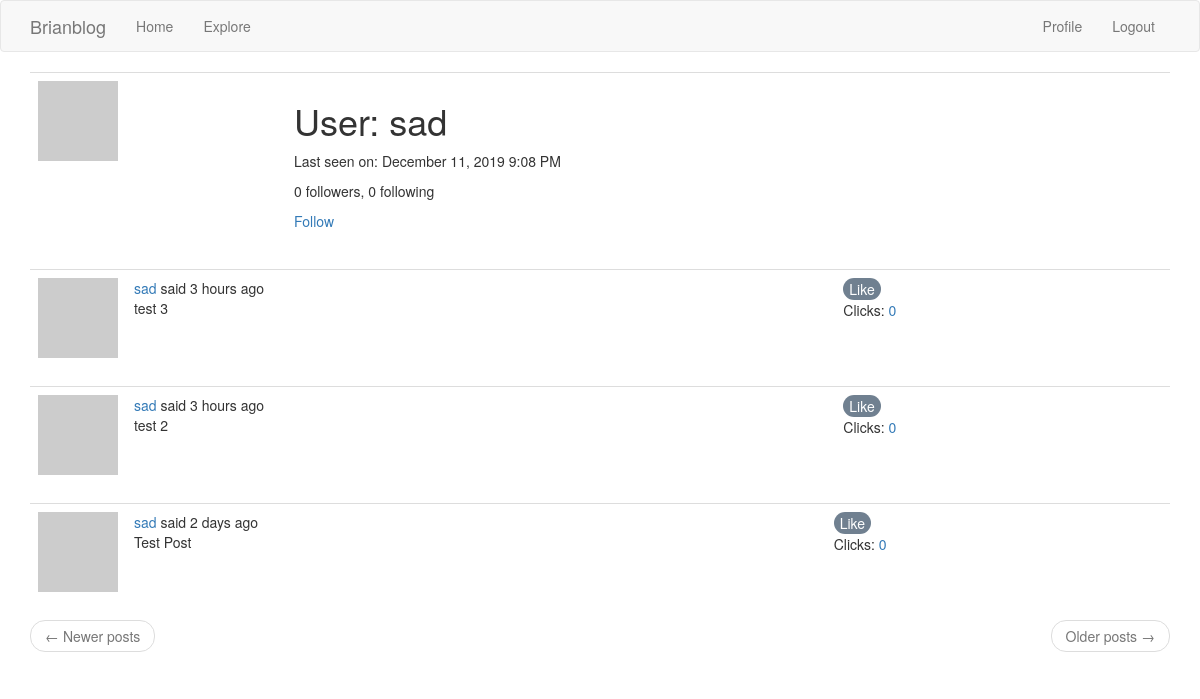
The page /user/sad (signed in) on the database its author committed.
### app/models.py (models this page shows, shortened)
class User(UserMixin, db.Model):
    id = db.Column(db.Integer, primary_key=True)
    username = db.Column(db.String(64), index=True, unique=True)
    email = db.Column(db.String(120), index=True, unique=True)
    password_hash = db.Column(db.String(128))
    posts = db.relationship('Post', backref='author', lazy='dynamic')
    about_me = db.Column(db.String(140))
    last_seen = db.Column(db.DateTime, default=datetime.utcnow)
    followed = db.relationship(
        'User', secondary=followers,
        primaryjoin=(followers.c.follower_id == id),
        secondaryjoin=(followers.c.followed_id == id),
        backref=db.backref('followers', lazy='dynamic'), lazy='dynamic')
    def avatar(self, size):
        digest = md5(self.email.lower().encode('utf-8')).hexdigest()
        return 'https://www.gravatar.com/avatar/{}?d=identicon&s={}'.format(
            digest, size)
    def is_following(self, user):
        return self.followed.filter(
            followers.c.followed_id == user.id).count() > 0

class Post(db.Model):
    id = db.Column(db.Integer, primary_key=True)
    body = db.Column(db.String(140))
    timestamp = db.Column(db.DateTime, index=True, default=datetime.utcnow)
    user_id = db.Column(db.Integer, db.ForeignKey('user.id'))

### app/routes.py (the view)
@app.route('/user/<username>')
@login_required
def user(username):
    user = User.query.filter_by(username=username).first_or_404()
    page = request.args.get('page', 1, type=int)
    posts = user.posts.order_by(Post.timestamp.desc()).paginate(
        page, app.config['POSTS_PER_PAGE'], False)
    next_url = url_for('user', username=user.username, page=posts.next_num) \
        if posts.has_next else None
    prev_url = url_for('user', username=user.username, page=posts.prev_num) \
        if posts.has_prev else None
    return render_template('user.html', user=user, posts=posts.items,
                           next_url=next_url, prev_url=prev_url)

### app/models.py (called while the page is built)
@login.user_loader
def load_user(id):
    return User.query.get(int(id))

### app/routes.py (called while the page is built)
@app.before_request
def before_request():
    if current_user.is_authenticated:
        current_user.last_seen = datetime.utcnow()
        db.session.commit()
    g.locale = str(get_locale())

### app/templates/user.html (shortened to what this page needs)
{% extends "base.html" %}
{% block app_content %}
    <table class="table table-hover">
        <tr>
            <td width="256px"><img src="{{ user.avatar(256) }}"></td>
            <td>
                <h1>{{ _('User') }}: {{ user.username }}</h1>
                {% if user.last_seen %}
                <p>{{ _('Last seen on') }}: {{ moment(user.last_seen).format('LLL') }}</p>
                {% endif %}
                <p>{{ _('%(count)d followers', count=user.followers.count()) }}, {{ _('%(count)d following', count=user.followed.count()) }}</p>
                {% if user == current_user %}
                <p><a href="{{ url_for('edit_profile') }}">{{ _('Edit your profile') }}</a></p>
                {% elif not current_user.is_following(user) %}
                <p><a href="{{ url_for('follow', username=user.username) }}">{{ _('Follow') }}</a></p>
                {% else %}
                <p><a href="{{ url_for('unfollow', username=user.username) }}">{{ _('Unfollow') }}</a></p>
                {% endif %}
            </td>
        </tr>
    </table>
    {% for post in posts %}
        {% include '_post.html' %}
    {% endfor %}
    <nav aria-label="...">
        <ul class="pager">
            <li class="previous{% if not prev_url %} disabled{% endif %}">
                <a href="{{ prev_url or '#' }}">
                    <span aria-hidden="true">&larr;</span> {{ _('Newer posts') }}
                </a>
            </li>
            <li class="next{% if not next_url %} disabled{% endif %}">
                <a href="{{ next_url or '#' }}">
                    {{ _('Older posts') }} <span aria-hidden="true">&rarr;</span>
                </a>
            </li>
        </ul>
    </nav>
{% endblock %}

### app/templates/_post.html (shortened to what this page needs)
<table class="table table-hover">
    <tr>
        <td width="70px">
            <a href="{{ url_for('user', username=post.author.username) }}">
                <img src="{{ post.author.avatar(70) }}" />
            </a>
        </td>
        <td>
            {{ _('%(username)s said %(when)s',
                username=user_link, when=moment(post.timestamp).fromNow()) }}
            <br>
            {{ post.body }}
        </td>
        <td>
            <button onClick="like()">Like</button>
            <p>Clicks: <a id="likes">0</a></p>
        </td>
    </tr>
</table>

### app/templates/_post.html (style rules this page uses)
button { background-color:slategray; color:white; border:none; border-radius:20px; }

### rows shown on the page
User: username "sad", last_seen "December 11, 2019 9:08 PM"
Post: body "test 3"
Post: body "test 2"
Post: body "Test Post"
